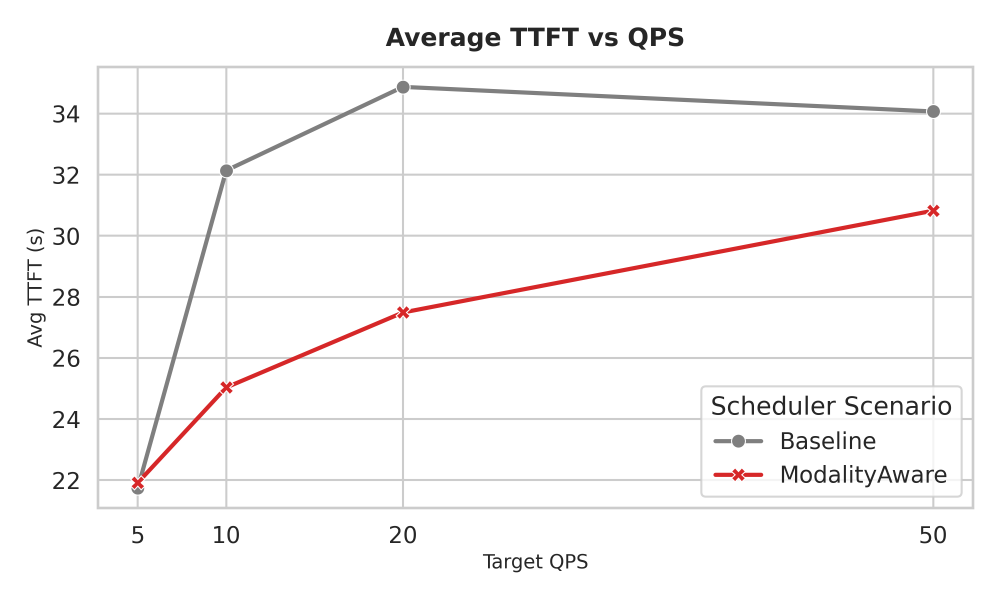
#> input picture benchmarks/modality_aware_test/avg_ttft_vs_qps.png, 3000 x 1800 px (shown at 1/3 size)
$ python resize_image_video.py --data_dir ..
#> lines starting #> are read from the running program, lines starting #| are printed output that depends on the picture
import argparse
import multiprocessing
import os
import subprocess

from PIL import Image
from tqdm import tqdm

IMAGE_TARGET_SIZE = (512, 512)
VIDEO_TARGET_SIZE = (256, 256)


IMAGE_EXTS = {".jpg", ".jpeg", ".png", ".bmp", ".webp"}
VIDEO_EXTS = {".mp4", ".avi", ".mov", ".mkv", ".webm"}


def resize_image(file_path):
    try:
        with Image.open(file_path) as img:
            if img.mode != "RGB":
                img = img.convert("RGB")

            img_resized = img.resize(IMAGE_TARGET_SIZE, Image.Resampling.LANCZOS)

            img_resized.save(file_path, quality=95)
        return True, None
    except Exception as e:
        return False, f"[Image Error] {file_path}: {e}"


def resize_video(file_path):
    temp_path = file_path + ".tmp.mp4"
    try:
        w, h = VIDEO_TARGET_SIZE
        cmd = [
            "ffmpeg",
            "-y",
            "-v",
            "error",
            "-i",
            file_path,
            "-vf",
            f"scale={w}:{h},setsar=1:1",
            "-c:v",
            "libx264",
            "-preset",
            "ultrafast",
            "-c:a",
            "copy",
            temp_path,
        ]

        subprocess.run(cmd, check=True, stdout=subprocess.DEVNULL)

        os.replace(temp_path, file_path)
        return True, None
    except subprocess.CalledProcessError:
        if os.path.exists(temp_path):
            os.remove(temp_path)
        return False, f"[Video ffmpeg Error] {file_path}"
    except Exception as e:
        if os.path.exists(temp_path):
            os.remove(temp_path)
        return False, f"[Video Error] {file_path}: {e}"


def worker(file_path):
    ext = os.path.splitext(file_path)[1].lower()

    if ext in IMAGE_EXTS:
        return resize_image(file_path)
    elif ext in VIDEO_EXTS:
        return resize_video(file_path)
    else:
        return True, None


def main():
    parser = argparse.ArgumentParser(description="Resize all images and videos in a directory to fixed resolutions.")
    parser.add_argument("--data_dir", type=str, required=True, help="Root directory of the dataset")
    parser.add_argument(
        "--workers", type=int, default=min(16, multiprocessing.cpu_count()), help="Number of parallel workers"
    )
    args = parser.parse_args()

    target_files = []

    print(f"🔍 Scanning '{args.data_dir}' for media files...")

    for root, _, files in os.walk(args.data_dir):
        for file in files:
            ext = os.path.splitext(file)[1].lower()
            if ext in IMAGE_EXTS or ext in VIDEO_EXTS:
                target_files.append(os.path.join(root, file))

    if not target_files:
        print("⚠️ No image or video files found.")
        return

    print(f"✅ Found {len(target_files)} files.")
    print(f"   - Image Target: {IMAGE_TARGET_SIZE}")
    print(f"   - Video Target: {VIDEO_TARGET_SIZE}")
    print(f"🚀 Processing with {args.workers} workers...")
    print("⏳ This may take a while depending on video length...")

    errors = []
    with multiprocessing.Pool(args.workers) as pool:
        for success, error_msg in tqdm(pool.imap_unordered(worker, target_files), total=len(target_files)):
#> in resize_image, `img_resized = img.resize(IMAGE_TARGET_SIZE, Image.Resampling.LANCZOS)`:
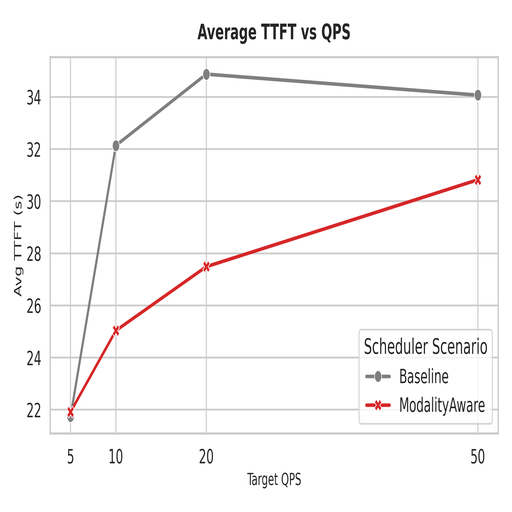
#> img_resized: PIL image 512x512 RGB; mean R, G, B 248.8, 247.5, 247.6
            if not success:
                errors.append(error_msg)
#> this loop made 2 passes
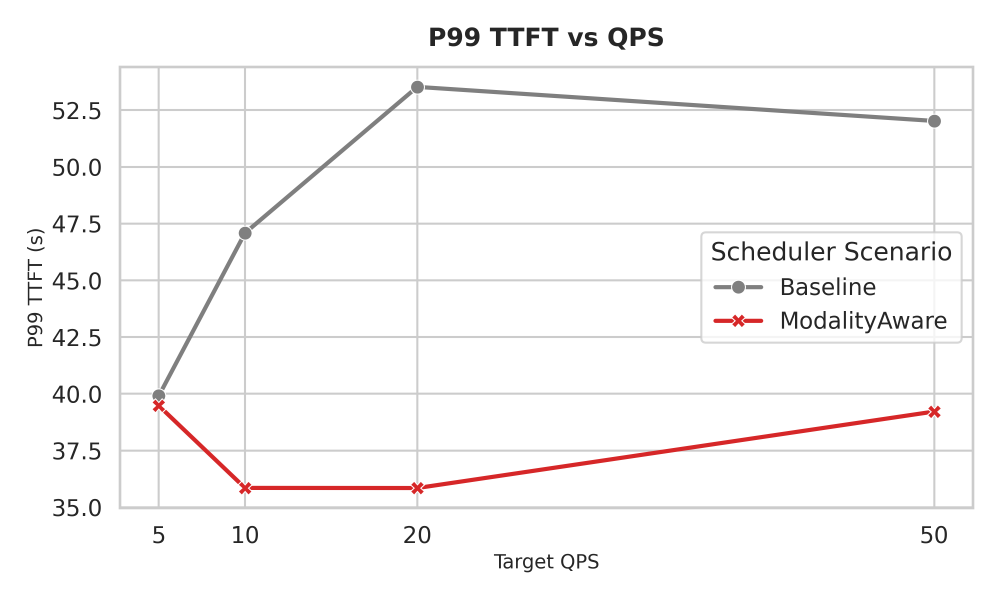
#> input picture benchmarks/modality_aware_test/p99_ttft_vs_qps.png, 3000 x 1800 px (shown at 1/3 size)
#> pass 1, in resize_image (call 2), `img_resized = img.resize(IMAGE_TARGET_SIZE, Image.Resampling.LANCZOS)`:
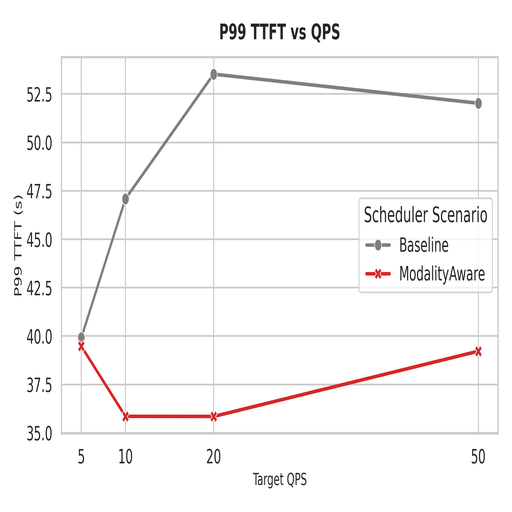
#> img_resized: PIL image 512x512 RGB; mean R, G, B 248.7, 247.6, 247.6

    print("\n" + "=" * 50)
    print("🎉 Processing Complete!")
    print(f"✅ Success: {len(target_files) - len(errors)}")
    print(f"❌ Failed:  {len(errors)}")

    if errors:
        print("\nError Report:")
        for err in errors:
            print(err)
    print("=" * 50)


if __name__ == "__main__":
    main()
